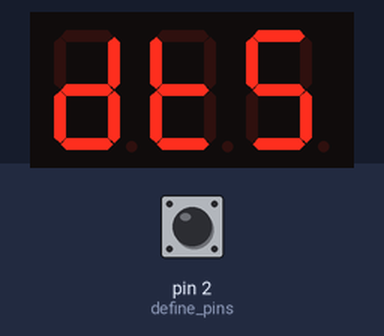
Bench run of a sketch on a simulated Arduino Uno, built with avr-gcc and run on an emulated ATmega328P. On the bench: 3-digit seven-segment display. Wiring (inferred from the names in the program): 3-digit 7-segment display, segments lit when LOW: segments pin 3, pin 4, pin 5, pin 6, pin 7, pin 8, pin 9; digit selects A1, A2, A3. Inputs (shaded band) come from the test bench; at power-on: pin 2 (define_pins) HIGH. The segment pins are drawn as the display they are named for.

Above: at 0.1 s.
At 2.1 s:
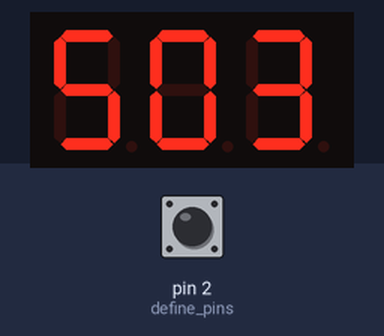
At 4.1 s:
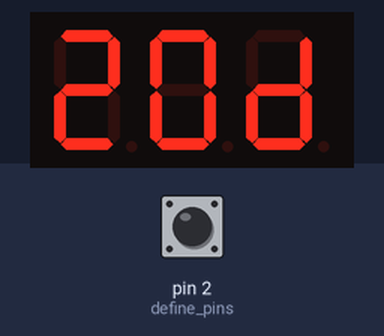
At 6.1 s:
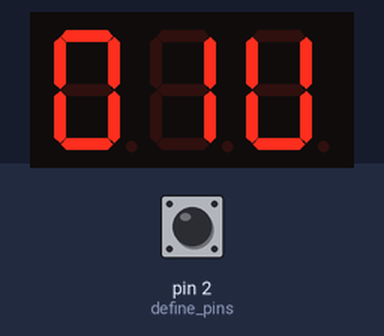
At 8.1 s:
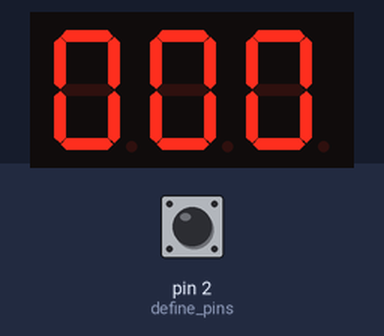

Measured:
- what the display in image 0 shows lasts 2.1 s, from 0.0 s to 2.1 s

The sketch:

zn1040_std305d.ino
```cpp
/* STD305D ZN1040 replacement

    (c) A.G.Doswell 22 November 2020

    full desciption on the webiste http:/www.andydoz.blogspot.com

*/

int pulseInt = INT0; // interrupt pin from tacho signal conditioning
volatile int pulseCount; // tacho pulse counter
long int oldMillis;
int RPM;
int seg_a = 3; //segment pin assignments
int seg_b = 4;
int seg_c = 5;
int seg_d = 6;
int seg_e = 7;
int seg_f = 8;
int seg_g = 9;
int NLSD = A1; // display digit pin assignments
int NMSD = A2;
int MSD = A3;
int number;

void setup() {
  pinMode (2, INPUT); // define pins
  pinMode (NMSD, OUTPUT);
  pinMode (NLSD, OUTPUT);
  pinMode (MSD, OUTPUT);
  for (int i = 3; i <= 9; i++) {
    pinMode (i, OUTPUT);
    digitalWrite(i, LOW);
  }
  attachInterrupt(pulseInt, pulseCounter, FALLING); // start interrupt running
  splashscreen ();// run splashscreen
  oldMillis = millis(); //  initial timer state
}

void loop() {
  if (millis() >= (oldMillis + 500)) { // count pulses for 500mS
    RPM = (pulseCount * 0.73); // convert pulses to rpm. Alter this figure to calibrate.
    pulseCount = 0; // reset
    oldMillis = millis();
  }
  number = (RPM % 10); //display RPM
  digitalWrite (NLSD, HIGH);
  display7seg() ;
  digitalWrite (NLSD, LOW);
  number = (RPM / 10) % 10;
  digitalWrite (NMSD, HIGH);
  display7seg ();
  digitalWrite (NMSD, LOW);
  number = (RPM / 100) % 10;
  digitalWrite (MSD, HIGH);
  display7seg ();
  digitalWrite (MSD, LOW);
}

void pulseCounter()
{
  pulseCount++;
  return;
}

void display7seg () {
  switch (number) { // defines 7 segment pattern
    case 0:
      digitalWrite (seg_a, LOW);
      digitalWrite (seg_b, LOW);
      digitalWrite (seg_c, LOW);
      digitalWrite (seg_d, LOW);
      digitalWrite (seg_e, LOW);
      digitalWrite (seg_f, LOW);
      digitalWrite (seg_g, HIGH);
      break;
    case 1:
      digitalWrite (seg_a, HIGH);
      digitalWrite (seg_b, LOW);
      digitalWrite (seg_c, LOW);
      digitalWrite (seg_d, HIGH);
      digitalWrite (seg_e, HIGH);
      digitalWrite (seg_f, HIGH);
      digitalWrite (seg_g, HIGH);
      break;
    case 2:
      digitalWrite (seg_a, LOW);
      digitalWrite (seg_b, LOW);
      digitalWrite (seg_c, HIGH);
      digitalWrite (seg_d, LOW);
      digitalWrite (seg_e, LOW);
      digitalWrite (seg_f, HIGH);
      digitalWrite (seg_g, LOW);
      break;
    case 3:
      digitalWrite (seg_a, LOW);
      digitalWrite (seg_b, LOW);
      digitalWrite (seg_c, LOW);
      digitalWrite (seg_d, LOW);
      digitalWrite (seg_e, HIGH);
      digitalWrite (seg_f, HIGH);
      digitalWrite (seg_g, LOW);
      break;
    case 4:
      digitalWrite (seg_a, HIGH);
      digitalWrite (seg_b, LOW);
      digitalWrite (seg_c, LOW);
      digitalWrite (seg_d, HIGH);
      digitalWrite (seg_e, HIGH);
      digitalWrite (seg_f, LOW);
      digitalWrite (seg_g, LOW);
      break;
    case 5:
      digitalWrite (seg_a, LOW);
      digitalWrite (seg_b, HIGH);
      digitalWrite (seg_c, LOW);
      digitalWrite (seg_d, LOW);
      digitalWrite (seg_e, HIGH);
      digitalWrite (seg_f, LOW);
      digitalWrite (seg_g, LOW);
      break;
    case 6:
      digitalWrite (seg_a, LOW);
      digitalWrite (seg_b, HIGH);
      digitalWrite (seg_c, LOW);
      digitalWrite (seg_d, LOW);
      digitalWrite (seg_e, LOW);
      digitalWrite (seg_f, LOW);
      digitalWrite (seg_g, LOW);
      break;
    case 7:
      digitalWrite (seg_a, LOW);
      digitalWrite (seg_b, LOW);
      digitalWrite (seg_c, LOW);
      digitalWrite (seg_d, HIGH);
      digitalWrite (seg_e, HIGH);
      digitalWrite (seg_f, LOW);
      digitalWrite (seg_g, HIGH);
      break;
    case 8:
      digitalWrite (seg_a, LOW);
      digitalWrite (seg_b, LOW);
      digitalWrite (seg_c, LOW);
      digitalWrite (seg_d, LOW);
      digitalWrite (seg_e, LOW);
      digitalWrite (seg_f, LOW);
      digitalWrite (seg_g, LOW);
      break;
    case 9:
      digitalWrite (seg_a, LOW);
      digitalWrite (seg_b, LOW);
      digitalWrite (seg_c, LOW);
      digitalWrite (seg_d, HIGH);
      digitalWrite (seg_e, HIGH);
      digitalWrite (seg_f, LOW);
      digitalWrite (seg_g, LOW);
      break;
  }
  delay (2);
}

void splashscreen () {
  oldMillis = millis();
  while ((oldMillis + 2000) >= millis()) {
    digitalWrite (MSD, HIGH); //"S"
    number = 5;
    display7seg();
    digitalWrite (MSD, LOW); // "t"
    digitalWrite (NMSD, HIGH);
    digitalWrite (seg_a, HIGH);
    digitalWrite (seg_b, HIGH);
    digitalWrite (seg_c, HIGH);
    digitalWrite (seg_d, LOW);
    digitalWrite (seg_e, LOW);
    digitalWrite (seg_f, LOW);
    digitalWrite (seg_g, LOW);
    delay (2);
    digitalWrite (NMSD, LOW);
    digitalWrite (NLSD, HIGH);
    digitalWrite (seg_a, HIGH); //"d"
    digitalWrite (seg_b, LOW);
    digitalWrite (seg_c, LOW);
    digitalWrite (seg_d, LOW);
    digitalWrite (seg_e, LOW);
    digitalWrite (seg_f, HIGH);
    digitalWrite (seg_g, LOW);
    delay (2);
    digitalWrite (NLSD, LOW);
  }
  oldMillis = millis();
  while ((oldMillis + 2000) >= millis()) {
    digitalWrite (MSD, HIGH);
    number = 3;
    display7seg ();
    digitalWrite (MSD, LOW);
    digitalWrite (NMSD, HIGH);
    number = 0;
    display7seg();
    digitalWrite (NMSD, LOW);
    digitalWrite (NLSD, HIGH);
    number = 5 ;
    display7seg();
    delay (2);
    digitalWrite (NLSD, LOW);
  }
  oldMillis = millis();
  while ((oldMillis + 2000) >= millis()) {
    digitalWrite (MSD, HIGH);
    digitalWrite (seg_a, HIGH); // "D"
    digitalWrite (seg_b, LOW);
    digitalWrite (seg_c, LOW);
    digitalWrite (seg_d, LOW);
    digitalWrite (seg_e, LOW);
    digitalWrite (seg_f, HIGH);
    digitalWrite (seg_g, LOW);
    delay (2);
    digitalWrite (MSD, LOW); // "O"
    digitalWrite (NMSD, HIGH);
    number = 0;
    display7seg() ;
    delay (2);
    digitalWrite (NMSD, LOW); //"Z"
    digitalWrite (NLSD, HIGH);
    number = 2;
    display7seg() ;
    digitalWrite (NLSD, LOW);
  }
  oldMillis = millis();
  while ((oldMillis + 2000) >= millis()) {
    digitalWrite (MSD, HIGH);
    digitalWrite (seg_a, HIGH); //"V"
    digitalWrite (seg_b, LOW);
    digitalWrite (seg_c, LOW);
    digitalWrite (seg_d, LOW);
    digitalWrite (seg_e, LOW);
    digitalWrite (seg_f, LOW);
    digitalWrite (seg_g, HIGH);
    delay (2);
    digitalWrite (MSD, LOW);
    digitalWrite (NMSD, HIGH);
    number = 1;
    display7seg() ;
    digitalWrite (NMSD, LOW);
    digitalWrite (NLSD, HIGH);
    number = 0;
    display7seg() ;
    digitalWrite (NLSD, LOW);
  }
}
```
